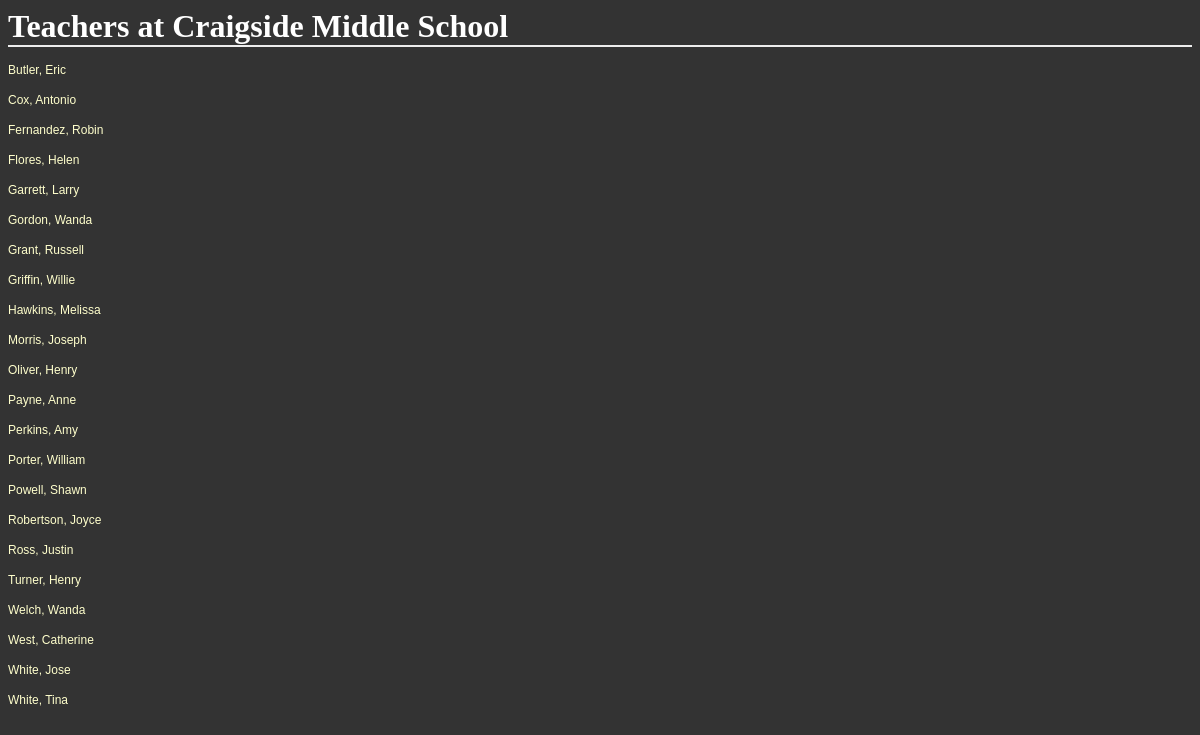
The app's page /districts/1/schools/2/teachers with its own data.
### database_setup.py (models this page shows, shortened)
class School(Base):
    __tablename__ = 'school'
    id = Column(Integer, primary_key=True)
    name = Column(String(80), nullable=False)
    type = Column(String(250))
    principal = Column(String(250))
    address = Column(String(50))
    city = Column(String(50))
    state = Column(String(50))
    zip = Column(String(50))
    phone = Column(String(50))
    district_id = Column(Integer, ForeignKey('district.id'))
    district = relationship('District')

class Teacher(Base):
    __tablename__ = 'teacher'
    id = Column(Integer, primary_key=True)
    first_name = Column(String(40), nullable=False)
    last_name = Column(String(40), nullable=False)
    department = Column(String(50))
    address = Column(String(50))
    city = Column(String(50))
    state = Column(String(50))
    zip = Column(String(50))
    phone = Column(String(50))
    email = Column(String(50))
    school_id = Column(Integer, ForeignKey('school.id'))
    school = relationship('School')

### schools.py (the view)
@app.route('/districts/<int:district_id>/schools/<int:school_id>/teachers')
def showAllTeachers(district_id, school_id):
    school = session.query(School).filter_by(id=school_id).one()
    teachers = session.query(Teacher).filter_by(school_id=school_id).all()
    return render_template('teachers.html', district_id=district_id, school=school, teachers=teachers)

### templates/teachers.html
<html>
<head>
	<link rel=stylesheet type=text/css href="{{ url_for('static', filename='styles.css') }}">
</head>
<body>
<h1>Teachers at {{school.name}}</h1>
{% for teacher in teachers %}
	<p><a href='{{url_for('showTeacher', district_id=district_id, school_id=school.id, teacher_id=teacher.id)}}'>{{teacher.last_name}}, {{teacher.first_name}}</a></p>
{% endfor %}
</body>
</html>

### static/styles.css (style rules this page uses)
body { font-family: sans-serif; background-image: url('img3.jpg'); background-color: #333333 }
h1, h2, h3, h4 { color: #FFFFFF; }
h1, h2 { font-family: 'Georgia', serif; margin: 0; }
h1 { border-bottom: 2px solid #eee; }
p, dd, dt { color: #CCCCCC; }
a { text-decoration: none; color:#FFFFCC; font-size: .75em; }

### records on screen
School: name "Craigside Middle School"
Teacher: last_name "Butler", first_name "Eric"
Teacher: last_name "Cox", first_name "Antonio"
Teacher: last_name "Fernandez", first_name "Robin"
Teacher: last_name "Flores", first_name "Helen"
Teacher: last_name "Garrett", first_name "Larry"
Teacher: last_name "Gordon", first_name "Wanda"
Teacher: last_name "Grant", first_name "Russell"
Teacher: last_name "Griffin", first_name "Willie"
Teacher: last_name "Hawkins", first_name "Melissa"
Teacher: last_name "Morris", first_name "Joseph"
Teacher: last_name "Oliver", first_name "Henry"
Teacher: last_name "Payne", first_name "Anne"
Teacher: last_name "Perkins", first_name "Amy"
Teacher: last_name "Porter", first_name "William"
Teacher: last_name "Powell", first_name "Shawn"
Teacher: last_name "Robertson", first_name "Joyce"
Teacher: last_name "Ross", first_name "Justin"
Teacher: last_name "Turner", first_name "Henry"
Teacher: last_name "Welch", first_name "Wanda"
Teacher: last_name "West", first_name "Catherine"
Teacher: last_name "White", first_name "Jose"
Teacher: last_name "White", first_name "Tina"
